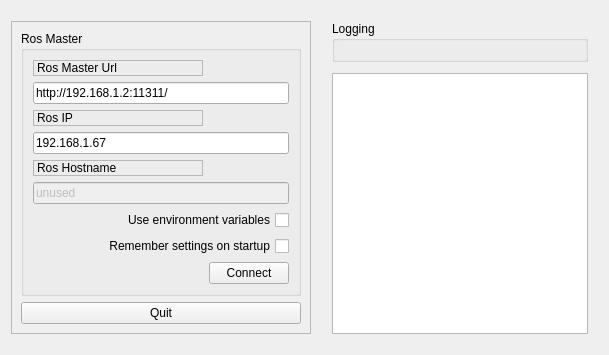
      <widget class="QWidget" name="tab_status">
       <attribute name="title">
        <string>ROS</string>
       </attribute>
       <layout class="QVBoxLayout" name="verticalLayout_2">
        <item>
         <layout class="QHBoxLayout" name="horizontalLayout_3">
          <property name="spacing">
           <number>11</number>
          </property>
          <property name="leftMargin">
           <number>0</number>
          </property>
          <property name="topMargin">
           <number>10</number>
          </property>
          <property name="rightMargin">
           <number>0</number>
          </property>
          <property name="bottomMargin">
           <number>10</number>
          </property>
          <item>
           <widget class="QFrame" name="frame">
            <property name="sizePolicy">
             <sizepolicy hsizetype="Minimum" vsizetype="Preferred">
              <horstretch>0</horstretch>
              <verstretch>0</verstretch>
             </sizepolicy>
            </property>
            <property name="maximumSize">
             <size>
              <width>300</width>
              <height>16777215</height>
             </size>
            </property>
            <property name="frameShape">
             <enum>QFrame::StyledPanel</enum>
            </property>
            <property name="frameShadow">
             <enum>QFrame::Raised</enum>
            </property>
            <layout class="QVBoxLayout" name="verticalLayout_3">
             <item>
              <widget class="QGroupBox" name="groupBox">
               <property name="title">
                <string>Ros Master</string>
               </property>
               <layout class="QGridLayout" name="gridLayout">
                <item row="0" column="0">
                 <widget class="QLabel" name="label">
                  <property name="frameShape">
                   <enum>QFrame::StyledPanel</enum>
                  </property>
                  <property name="frameShadow">
                   <enum>QFrame::Raised</enum>
                  </property>
                  <property name="text">
                   <string>Ros Master Url</string>
                  </property>
                 </widget>
                </item>
                <item row="1" column="0" colspan="2">
                 <widget class="QLineEdit" name="line_edit_master">
                  <property name="text">
                   <string>http://192.168.1.2:11311/</string>
                  </property>
                 </widget>
                </item>
                <item row="2" column="0">
                 <widget class="QLabel" name="label_2">
                  <property name="frameShape">
                   <enum>QFrame::StyledPanel</enum>
                  </property>
                  <property name="frameShadow">
                   <enum>QFrame::Raised</enum>
                  </property>
                  <property name="text">
                   <string>Ros IP</string>
                  </property>
                 </widget>
                </item>
                <item row="3" column="0" colspan="2">
                 <widget class="QLineEdit" name="line_edit_host">
                  <property name="text">
                   <string>192.168.1.67</string>
                  </property>
                 </widget>
                </item>
                <item row="4" column="0">
                 <widget class="QLabel" name="label_3">
                  <property name="frameShape">
                   <enum>QFrame::StyledPanel</enum>
                  </property>
                  <property name="frameShadow">
                   <enum>QFrame::Raised</enum>
                  </property>
                  <property name="text">
                   <string>Ros Hostname</string>
                  </property>
                 </widget>
                </item>
                <item row="5" column="0" colspan="2">
                 <widget class="QLineEdit" name="line_edit_topic">
                  <property name="enabled">
                   <bool>false</bool>
                  </property>
                  <property name="text">
                   <string>unused</string>
                  </property>
                 </widget>
                </item>
                <item row="6" column="0" colspan="2">
                 <widget class="QCheckBox" name="checkbox_use_environment">
                  <property name="layoutDirection">
                   <enum>Qt::RightToLeft</enum>
                  </property>
                  <property name="text">
                   <string>Use environment variables</string>
                  </property>
                 </widget>
                </item>
                <item row="7" column="0" colspan="2">
                 <widget class="QCheckBox" name="checkbox_remember_settings">
                  <property name="layoutDirection">
                   <enum>Qt::RightToLeft</enum>
                  </property>
                  <property name="text">
                   <string>Remember settings on startup</string>
                  </property>
                 </widget>
                </item>
                <item row="8" column="0">
                 <spacer name="horizontalSpacer">
                  <property name="orientation">
                   <enum>Qt::Horizontal</enum>
                  </property>
                  <property name="sizeHint" stdset="0">
                   <size>
                    <width>170</width>
                    <height>21</height>
                   </size>
                  </property>
                 </spacer>
                </item>
                <item row="8" column="1">
                 <widget class="QPushButton" name="button_connect">
                  <property name="enabled">
                   <bool>true</bool>
                  </property>
                  <property name="sizePolicy">
                   <sizepolicy hsizetype="MinimumExpanding" vsizetype="Fixed">
                    <horstretch>0</horstretch>
                    <verstretch>0</verstretch>
                   </sizepolicy>
                  </property>
                  <property name="toolTip">
                   <string>Set the target to the current joint trajectory state.</string>
                  </property>
                  <property name="statusTip">
                   <string>Clear all waypoints and set the target to the current joint trajectory state.</string>
                  </property>
                  <property name="text">
                   <string>Connect</string>
                  </property>
                 </widget>
                </item>
               </layout>
              </widget>
             </item>
             <item>
              <spacer name="verticalSpacer_3">
               <property name="orientation">
                <enum>Qt::Vertical</enum>
               </property>
               <property name="sizeHint" stdset="0">
                <size>
                 <width>0</width>
                 <height>0</height>
                </size>
               </property>
              </spacer>
             </item>
             <item>
              <widget class="QPushButton" name="quit_button">
               <property name="sizePolicy">
                <sizepolicy hsizetype="MinimumExpanding" vsizetype="Fixed">
                 <horstretch>0</horstretch>
                 <verstretch>0</verstretch>
                </sizepolicy>
               </property>
               <property name="text">
                <string>Quit</string>
               </property>
              </widget>
             </item>
            </layout>
           </widget>
          </item>
          <item>
           <layout class="QVBoxLayout" name="verticalLayout">
            <property name="leftMargin">
             <number>10</number>
            </property>
            <property name="topMargin">
             <number>0</number>
            </property>
            <property name="rightMargin">
             <number>10</number>
            </property>
            <item>
             <widget class="QGroupBox" name="groupBox_12">
              <property name="sizePolicy">
               <sizepolicy hsizetype="MinimumExpanding" vsizetype="Preferred">
                <horstretch>0</horstretch>
                <verstretch>0</verstretch>
               </sizepolicy>
              </property>
              <property name="title">
               <string>Logging</string>
              </property>
              <layout class="QGridLayout" name="gridLayout_3"/>
             </widget>
            </item>
            <item>
             <widget class="QListView" name="view_logging"/>
            </item>
           </layout>
          </item>
         </layout>
        </item>
       </layout>
      </widget>
